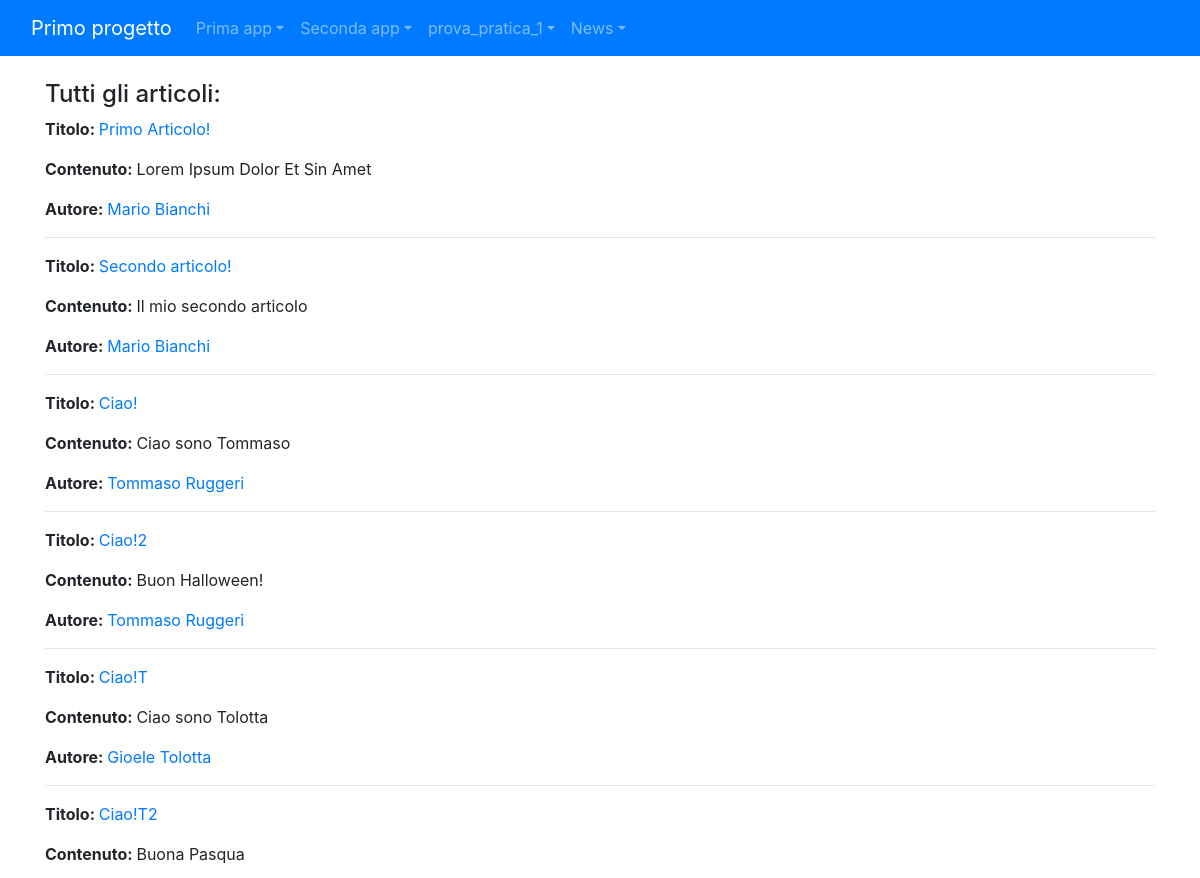
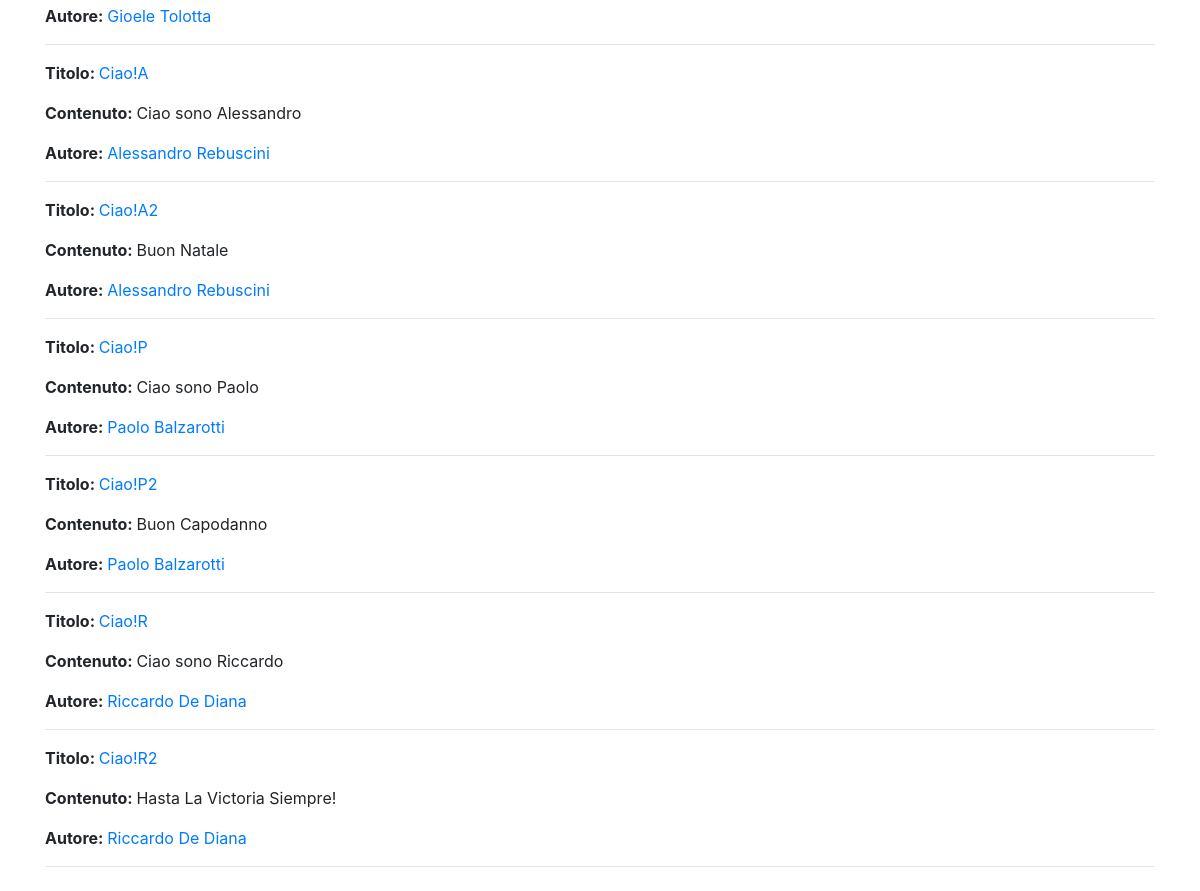
/news/lista_articoli/, run on the app's committed database (2 pictures, top to bottom).
### news/models.py (models this page shows, shortened)
class Articolo(models.Model):
    titolo=models.CharField(max_length=200)
    contenuto=models.TextField()
    giornalista=models.ForeignKey(Giornalista, on_delete=models.CASCADE, related_name="articoli")
    data=models.DateField( blank=True)
    visualizzazioni=models.IntegerField(default=0,blank=True)
    class Meta:
            verbose_name = "Articolo"
            verbose_name_plural = "Articoli"

class Giornalista(models.Model):
    nome=models.CharField(max_length=20)
    cognome=models.CharField(max_length=20)
    anno_di_nascita= models.DateField(blank=True)
    def __str__(self):
        return self.nome + " " +self.cognome
    class Meta:
        verbose_name = "Giornalista"
        verbose_name_plural = "Giornalisti"

### news/views.py (the view)
# urls.py: path("lista_articoli/", listaArticoliView, name="lista_articoli"),
def listaArticoliView(request, pk=None):
    if pk is None:
        articoli=Articolo.objects.all()
        giornalista= None
    else:
        giornalista = get_object_or_404(Giornalista, pk=pk)
        articoli = Articolo.objects.filter(giornalista=giornalista)
    context = {"articoli": articoli, "giornalista": giornalista}
    return render(request, "news/lista_articoli.html",context)

### news/templates/news/lista_articoli.html (shortened to what this page needs)
{% extends 'base.html' %}
{% block content %}
    {% if giornalista %}
        <h4>Articoli di {{ giornalista.nome }} {{ giornalista.cognome }}:</h4>
    {% else %}
        <h4>Tutti gli articoli:</h4>
    {% endif %}
    {% for articolo in articoli %}
        <p><strong>Titolo: </strong>
            <a href="/news/articoli/{{ articolo.id }}">{{ articolo.titolo }}</a>
        </p>
        <p><strong>Contenuto: </strong>
            {{ articolo.contenuto }}
        </p>
        <p><strong>Autore: </strong>
        <a href={% url 'news:giornalista_detail' articolo.giornalista.id %}>{{ articolo.giornalista }}</a>
        </p>
        <hr>
    {% endfor %}
{% endblock content %}

### data on the page
Articolo: titolo "Primo Articolo!", contenuto "Lorem Ipsum Dolor Et Sin Amet", giornalista "Mario Bianchi"
Articolo: titolo "Secondo articolo!", contenuto "Il mio secondo articolo", giornalista "Mario Bianchi"
Articolo: titolo "Ciao!", contenuto "Ciao sono Tommaso", giornalista "Tommaso Ruggeri"
Articolo: titolo "Ciao!2", contenuto "Buon Halloween!", giornalista "Tommaso Ruggeri"
Articolo: titolo "Ciao!T", contenuto "Ciao sono Tolotta", giornalista "Gioele Tolotta"
Articolo: titolo "Ciao!T2", contenuto "Buona Pasqua", giornalista "Gioele Tolotta"
Articolo: titolo "Ciao!A", contenuto "Ciao sono Alessandro", giornalista "Alessandro Rebuscini"
Articolo: titolo "Ciao!A2", contenuto "Buon Natale", giornalista "Alessandro Rebuscini"
Articolo: titolo "Ciao!P", contenuto "Ciao sono Paolo", giornalista "Paolo Balzarotti"
Articolo: titolo "Ciao!P2", contenuto "Buon Capodanno", giornalista "Paolo Balzarotti"
Articolo: titolo "Ciao!R", contenuto "Ciao sono Riccardo", giornalista "Riccardo De Diana"
Articolo: titolo "Ciao!R2", contenuto "Hasta La Victoria Siempre!", giornalista "Riccardo De Diana"
